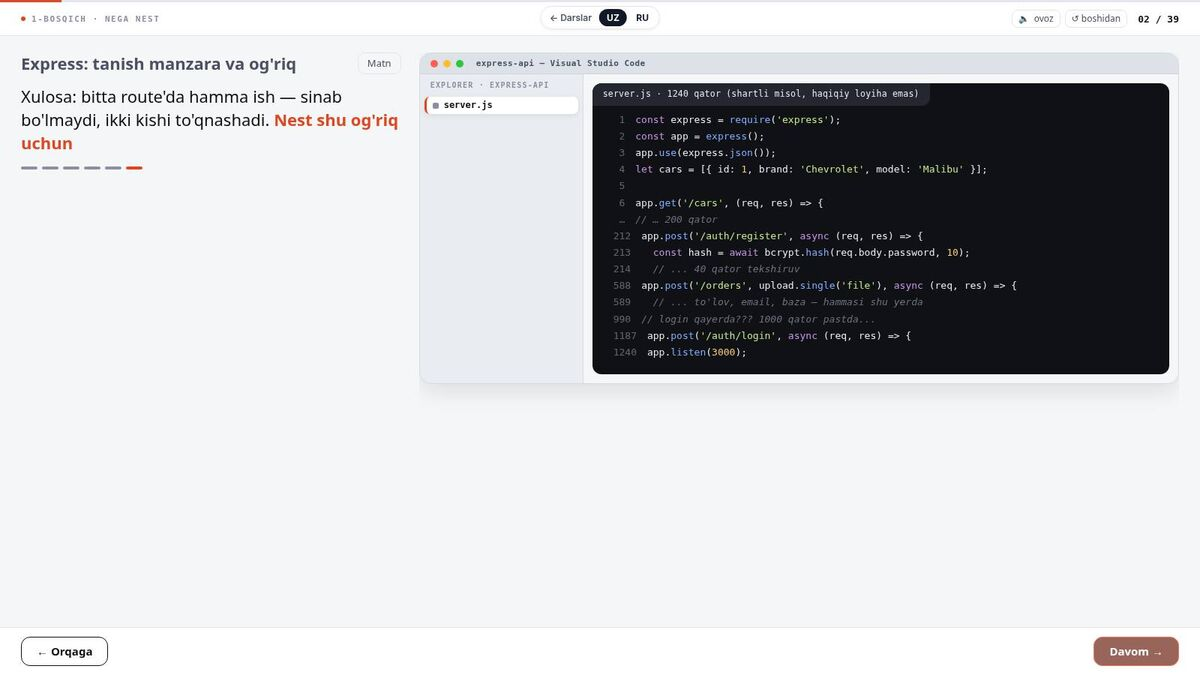
#> input picture feedback/F-1125-01-nest1-kuchaytirish/taklif/sahifa/img/t3-hozir.jpg, 1200 x 675 px
$ python -i build.py   (imports and definitions only)
#> lines starting #> are read from the running program, lines starting #| are printed output that depends on the picture
# Artifact yig'uvchi (F-1109-06): qaror/*.json → artifact2/index.html + img/
import json,glob,os,sys
from PIL import Image
from collections import Counter
# [1 line not run here, left out]
TART=['PG-1','PG-2','Jest-1','Jest-2','CI/CD-1','CI/CD-2','Telegraf + PG','WS-1','WS-2','Webhook','Nest-1','Nest-2']
SLUG={'PG-1':'pg-01','PG-2':'pg-02','Jest-1':'jest-01','Jest-2':'jest-02','CI/CD-1':'cicd-01','CI/CD-2':'cicd-02','WS-1':'ws1-01','WS-2':'ws2-01','Webhook':'wh-01','Nest-1':'nest-01','Nest-2':'nest-02'}
def fill(p):
    im=Image.open(p).convert('RGB'); k=im.width/1280
#> in fill, im is the input picture: PIL image 1200x675 RGB; mean R, G, B 196.8, 197.6, 200.2
#> after `k = im.width / 1280`: k = 0.938
    x,y,w,h=[int(v*k) for v in (447,62,811,580)]
#> x = 419; y = 58; w = 760; h = 543
    c=im.crop((x,y,x+w,y+h)); bg=Counter(c.resize((w//8,h//8)).getdata()).most_common(1)[0][0]
#> after `c = im.crop((x, y, x + w, y + h))`:
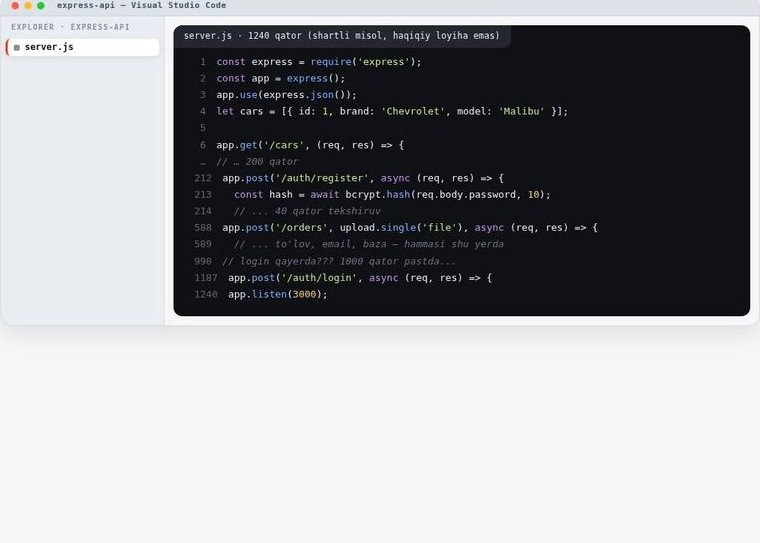
#> c: PIL image 760x543 RGB; mean R, G, B 151.7, 153, 156.8
#> after `bg = Counter(c.resize((w // 8, h // 8)).getdata()).most_common(1)[0][0`: bg = (245, 246, 248)
    C=int(16*k); occ=tot=0
#> after `C = int(16 * k)`: C = 15
    for cy in range(0,h-C+1,C):
        for cx in range(0,w-C+1,C):
            tot+=1; cell=list(c.crop((cx,cy,cx+C,cy+C)).getdata())
            if any(abs(a[0]-bg[0])+abs(a[1]-bg[1])+abs(a[2]-bg[2])>24 for a in cell[::9]): occ+=1
#> after the loop, occ = 1150; tot = 1800
    return round(100*occ/tot)
def jpg(src,dst):
    if os.path.exists(dst) and os.path.getmtime(dst)>=os.path.getmtime(src): return
    Image.open(src).convert('RGB').resize((1440,810),Image.LANCZOS).save(dst,quality=82,optimize=True)
# [14 lines not run here, left out]

>>> result = fill('../../F-1125-01-nest1-kuchaytirish/taklif/sahifa/img/t3-hozir.jpg')
#> result = 64
